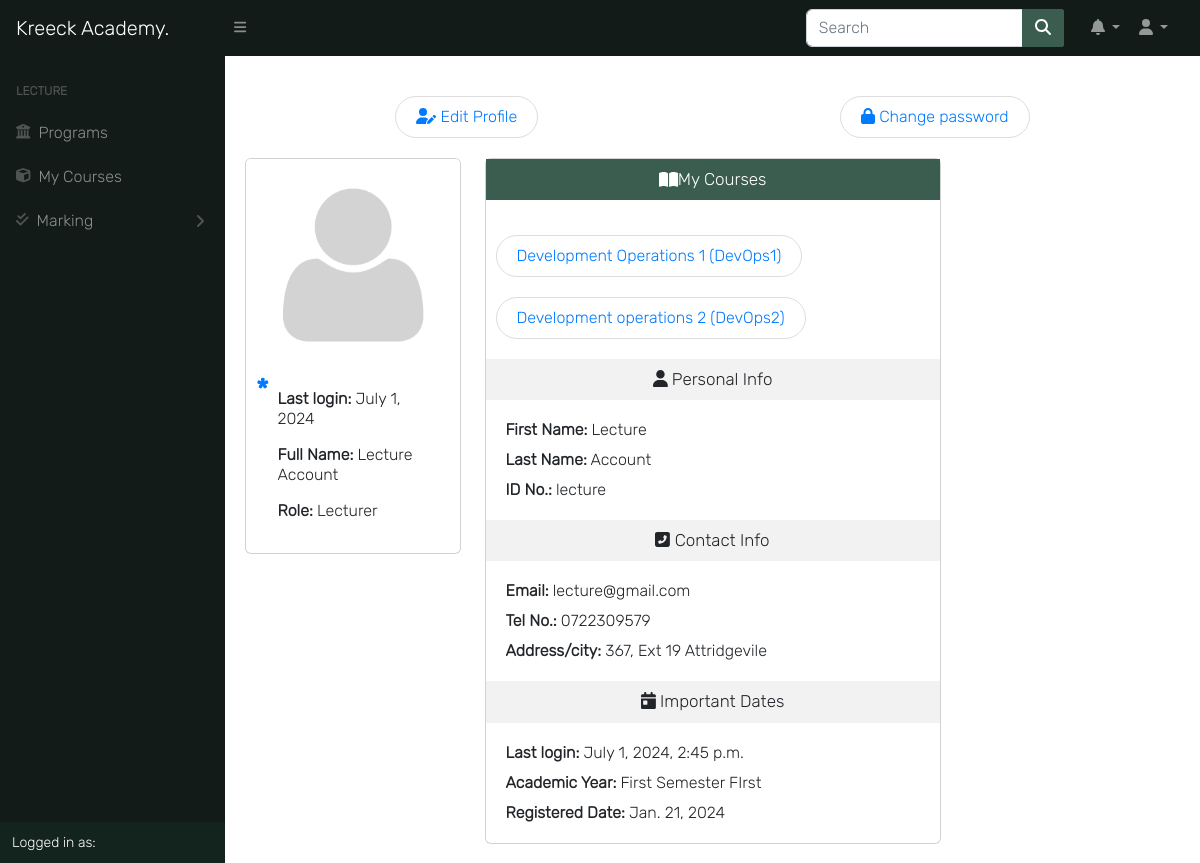
Screenshot of /auth/profile/ (signed in) with the database file from the repository.
### accounts/models.py (models this page shows, shortened)
class User(AbstractUser):
    is_student = models.BooleanField(default=False)
    is_lecturer = models.BooleanField(default=False)
    is_parent = models.BooleanField(default=False)
    is_dep_head = models.BooleanField(default=False)
    phone = models.CharField(max_length=60, blank=True, null=True)
    address = models.CharField(max_length=60, blank=True, null=True)
    picture = models.ImageField(upload_to='profile_pictures/%y/%m/%d/', default='default.png', null=True)
    email = models.EmailField(blank=True, null=True)
    username_validator = ASCIIUsernameValidator()
    objects = UserManager()
    @property
    def get_full_name(self):
        full_name = self.username
        if self.first_name and self.last_name:
            full_name = self.first_name + " " + self.last_name
        return full_name
    @property
    def get_user_role(self):
        if self.is_superuser:
            return "Admin"
        elif self.is_student:
            return "Student"
        elif self.is_lecturer:
            return "Lecturer"
        elif self.is_parent:
            return "Parent"

### course/models.py (models this page shows, shortened)
class Course(models.Model):
    slug = models.SlugField(blank=True, unique=True)
    title = models.CharField(max_length=200, null=True)
    code = models.CharField(max_length=200, unique=True, null=True)
    credit = models.IntegerField(null=True, default=0)
    summary = models.TextField(max_length=200, blank=True, null=True)
    program = models.ForeignKey(Program, on_delete=models.CASCADE)
    level = models.CharField(max_length=25, choices=LEVEL, null=True)
    year = models.IntegerField(choices=YEARS, default=0)
    semester = models.CharField(choices=SEMESTER, max_length=200)
    is_elective = models.BooleanField(default=False, blank=True, null=True)
    price = models.DecimalField(max_digits=10, decimal_places=2, default=0.00)
    objects = CourseManager()
    def __str__(self):
        return "{0} ({1})".format(self.title, self.code, self.price)
    def get_absolute_url(self):
        return reverse('course_detail', kwargs={'slug': self.slug})

### app/models.py (models this page shows)
class Semester(models.Model):
    semester = models.CharField(max_length=10, choices=SEMESTER, blank=True)
    is_current_semester = models.BooleanField(default=False, blank=True, null=True)
    session = models.ForeignKey(Session, on_delete=models.CASCADE, blank=True, null=True)
    next_semester_begins = models.DateField(null=True, blank=True)
    def __str__(self):
        return self.semester

class Session(models.Model):
    session = models.CharField(max_length=200, unique=True)
    is_current_session = models.BooleanField(default=False, blank=True, null=True)
    next_session_begins = models.DateField(blank=True, null=True)
    def __str__(self):
        return self.session

### accounts/views.py (the view, shortened to what this page needs)
# urls.py: path('profile/', profile, name='profile'),
@cache_control(no_cache=True, must_revalidate=True, no_store=True)
@login_required
def profile(request):
    try:
        current_session = get_object_or_404(Session, is_current_session=True)
        current_semester = get_object_or_404(Semester, is_current_semester=True, session=current_session)
    except Semester.MultipleObjectsReturned and Semester.DoesNotExist and Session.DoesNotExist:
        raise Http404
    if request.user.is_lecturer:
        courses = Course.objects.filter(allocated_course__lecturer__pk=request.user.id).filter(
            semester=current_semester)
        return render(request, 'accounts/profile.html', {
            'title': request.user.get_full_name,
            "courses": courses,
            'current_session': current_session,
            'current_semester': current_semester,
        })

### templates/accounts/profile.html (shortened to what this page needs)
{% extends 'base.html' %}
{% load static %}
{% load i18n %}
{% block content %}
{% if user.is_authenticated %}
<div class="btn-flex">
    <a class="edit-btn" href="{% url 'edit_profile' %}"><i class="fas fa-user-edit"></i>
        <span class="mobile-hide">Edit Profile</span></a>
    <a class="edit-btn" href="{% url 'change_password' %}"><i class="fas fa-lock"></i><span class="mobile-hide">
        Change password</span></a>
</div>
<div class="row">
    <div class="col-md-3 mx-auto">
        <div class="card">
            {% if request.user.is_authenticated %}
                {% if not request.user.is_lecturer %}
                    <img src="{{ user.picture.url }}" class="dashboard-img" onload="cacheProfilePicture(this);">
                {% else %}
                    <img src="{{ user.picture.url }}" class="dashboard-img">
                {% endif %}
            {% endif %}
            <div class="program-description">
                <p><strong>Last login: </strong>{{ user.last_login|date }}</p>
                <p><strong>Full Name: </strong>{{ user.get_full_name|title }}</p>
                <p><strong>Role: </strong>
                    {{ user.get_user_role }}
                </p>
            </div>
        </div>
    </div>
    <div class="col-md-6 mx-auto">
        <div class="card">
            {% if user.is_lecturer %}
            <p class="form-title"><i class="fas fa-book-open"></i>My Courses</p>
            <div class="dashboard-description">
                {% if courses %}
                    <div class="flex">
                        {% for course in courses %}
                            <div class="flex"><a class="edit-btn" href="{{ course.get_absolute_url }}">{{ course }}</a></div>
                        {% endfor %}
                    </div>
                {% else %}
                        <div class="text-danger"><i class="far fa-frown"></i>No courses!</div>
                {% endif %}
            </div>
            {% endif %}
            <p class="title-info"><i class="fas fa-user"></i> Personal Info</p>
            <div class="dashboard-description">
                <p><strong>First Name:</strong> {{ user.first_name|title }}</p>
                <p><strong>Last Name:</strong> {{ user.last_name|title }}</p>
                <p><strong>ID No.:</strong> {{ user.username }}</p>
            </div>
            <p class="title-info"><i class="fas fa-phone-square-alt"></i> Contact Info</p>
            <div class="dashboard-description">
                <p><strong>Email:</strong> {{ user.email }}</p>
                <p><strong>Tel No.:</strong> {{ user.phone }}</p>
                <p><strong>Address/city:</strong> {{ user.address }}</p>
            </div>
            <p class="title-info"><i class="fa fa-calendar-day"></i> Important Dates</p>
            <div class="dashboard-description">
                <p><strong>Last login:</strong> {{ user.last_login }}</p>
                <p><strong>Academic Year:</strong> {{ current_semester }} Semester {{ current_session }}</p>
                <p><strong>Registered Date:</strong> {{ user.date_joined|date }}</p>
            </div>
        </div>
    </div>
    <div class="col-md-3 mx-auto"></div>
</div>
{% endif %}
{% endblock content %}

### static/css/all.css (style rules this page uses)
.fa-book-open:before { content: "\f518"; }
.fa-calendar-day:before { content: "\f783"; }
.fa-lock:before { content: "\f023"; }
.fa-user:before { content: "\f007"; }

### static/css/style.css (style rules this page uses)
*, body { font-family: "Inter", sans-serif; }
body { background-color: #ffffff; }
.btn-flex { display: -webkit-box; display: -ms-flexbox; display: flex; -webkit-box-pack: center; -ms-flex-pack: center; justify-content: center; -ms-flex-wrap: wrap; flex-wrap: wrap; margin: 10px auto; }
a { color: #666; text-decoration: none; }
.dashboard-img { width: 100%; border-top-left-radius: 0.3em; border-top-right-radius: 0.3em; }
.dashboard-description { padding: 10px; }
.dashboard-description p { margin: 10px; }
.program-description { position: relative; padding: 1rem 2rem; }
.program-description::before { content: "*"; position: absolute; top: 0; left: 10px; color: #007bff; font-weight: bold; font-size: 30px; margin-right: 1rem; }
.title-info { font-weight: 400; font-size: 17px; padding: 10px; background: #f3f2f2; text-align: center; margin: 0px; }
.form-title { display: -webkit-box; display: -ms-flexbox; display: flex; -webkit-box-align: center; -ms-flex-align: center; align-items: center; -webkit-box-pack: center; -ms-flex-pack: center; justify-content: center; font-weight: 400; font-size: 17px; padding: 10px; background: #3b5d50; color: #fff; text-align: center; margin-bottom: 15px; }
.edit-btn { font-family: inherit; text-align: center; width: auto; padding: 10px 20px; margin: 10px auto; cursor: pointer; color: #007bff; border: 1px solid #ddd; border-radius: 2rem; }
.flex { display: -webkit-box; display: -ms-flexbox; display: flex; -ms-flex-wrap: wrap; flex-wrap: wrap; -webkit-box-pack: justify; -ms-flex-pack: justify; justify-content: space-between; }

### rows the page displays
User: picture (placeholder picture), last_login "July 1, 2024", get_full_name "Lecture Account", get_user_role "Lecturer", first_name "Lecture", last_name "Account", username "lecture", email "lecture@gmail.com", phone "0722309579", address "367, Ext 19 Attridgevile", last_login "July 1, 2024, 2:45 p.m.", date_joined "Jan. 21, 2024"
Course: title+code+price "Development Operations 1 (DevOps1)"
Course: title+code+price "Development operations 2 (DevOps2)"
Semester: semester "First"
Session: session "FIrst"
